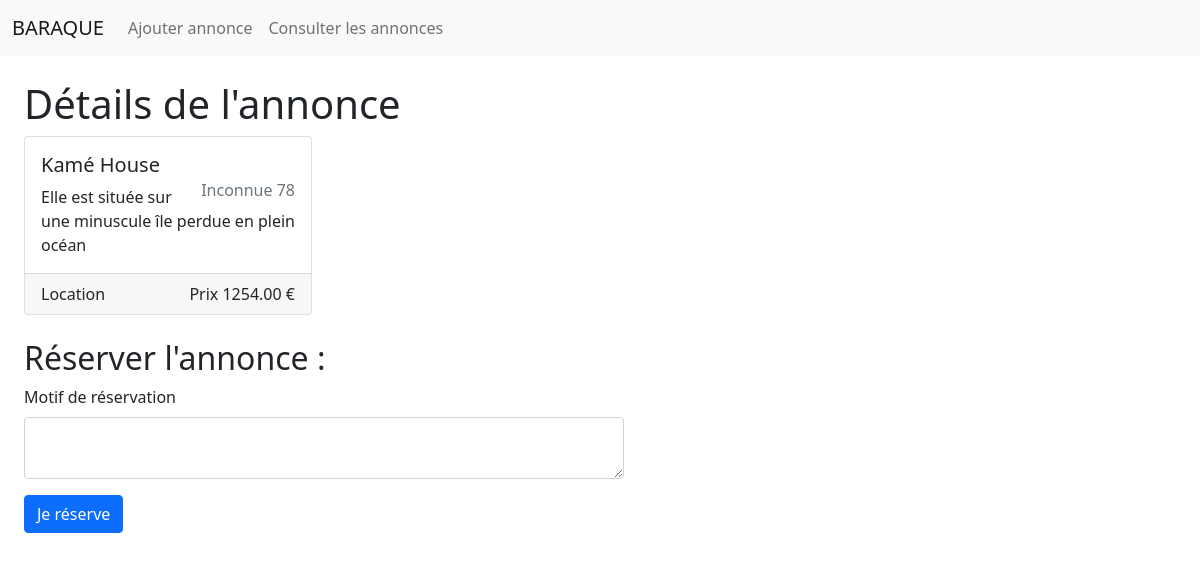
/pages/annonce.php?id=32, run on the app's committed database.
### tables this page shows
CREATE TABLE `advert` (
  `id` int(11) NOT NULL,
  `title` varchar(255) DEFAULT NULL,
  `description` varchar(255) DEFAULT NULL,
  `postal_code` varchar(255) DEFAULT NULL,
  `city` varchar(255) DEFAULT NULL,
  `type` enum('location','vente') DEFAULT NULL,
  `price` decimal(10,2) DEFAULT NULL,
  `reservation_message` varchar(255) DEFAULT NULL
);

### functions/requests.php (called while the page is built, shortened)
<?php
function recupererAnnonce($id) {
  $pdo = new PDO('mysql:host=localhost;dbname=appart', "root", "", array(PDO::ATTR_ERRMODE=>PDO::ERRMODE_WARNING));
  $req="SELECT * FROM advert WHERE id = :id;";
  $request = $pdo->prepare($req);
  $request->bindParam(':id', $id);
  $request->execute();
  return $request->fetch();
}
?>

### pages/annonce.php (the view, shortened to what this page needs)
<?php
require_once '../functions/requests.php';
require_once '../templates/header.php';
$annonce = recupererAnnonce($_GET['id']);
$estReservee = $annonce['reservation_message'] != "";
$messageReservation = "";
$badge = "";
$reservationForm = "";
if(!$estReservee) {
  $reservationForm=<<<HTML
    <form style="width: 600px; margin-top: 24px;" action="/pages/annonce.php?id={$annonce['id']}" method="POST">
      <h2>Réserver l'annonce :</h2>
      <div class="mb-3">
        <label for="reservation_message" class="form-label">Motif de réservation</label>
        <textarea name="reservation_message" class="form-control" id="reservation_message"></textarea>
      </div>
      <input type="hidden" name="id" value="{$annonce['id']}">
      <button type="submit" class="btn btn-primary">Je réserve</button>
    </form>
HTML;
}
$html =<<<HTML
<div style="padding: 24px;">
  <h1>Détails de l'annonce</h1>
  <div class="card" style="width: 18rem;">
    <div class="card-body">
      <h5 class="card-title">{$badge}{$annonce['title']}</h5>
      <h6 class="card-subtitle mb-2 text-muted" style="float: right;">{$annonce['city']} {$annonce['postal_code']}</h6>
      <p class="card-text">{$annonce['description']}</p>
      $messageReservation
    </div>
    <div class="card-footer">
      <span style="text-transform: capitalize; float: left;">{$annonce['type']}</span>
      <span style="float: right;">Prix {$annonce['price']} €</span>
    </div>
  </div>
  $reservationForm
</div>
HTML;
echo $html;
require_once '../templates/footer.php';
?>

### data on the page
advert: title "Kamé House", city "Inconnue", postal_code "78", description "Elle est située sur une minuscule île perdue en plein océan", type "Location", price "1254.00"
